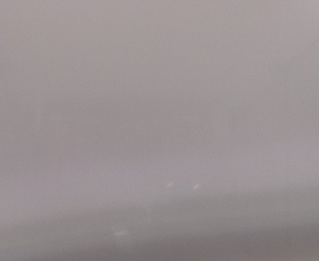
#> input picture Images/1.jpg, 319 x 261 px, shrunk from 435 x 356 before the run, given in place of 5.jpg, which was not available
$ jupyter execute --allow-errors FinalCode.ipynb
#> lines starting #> are read from the running program, lines starting #| are printed output that depends on the picture; after the words box and inside, x2 and y2 are one past the last pixel; in counts of white or black regions, pixels touching at a corner belong together; long printed decimals are rounded; pictures that were not available may be replaced by others from this repository, and a replacement may not be noted
[cell 1]
import matplotlib.pylab as plt # I use version 3.1.2
import numpy as np # I use version 1.18.1
import cv2
import math

def fixColor(image):
    return(cv2.cvtColor(image, cv2.COLOR_BGR2RGB))

[cell 2]
# import math
def calculateDistance(x1,y1,x2,y2):
    dist = math.sqrt((x2 - x1)**2 + (y2 - y1)**2)
    return dist

count = 5
turn = 0

while (True):

    img_name = str(count) + '.jpg'
    count = count - 1

    img = cv2.imread('C:\\Users\\mkb21174\\Desktop\\Msc-Project\\Images\\' + img_name)
#> img is the input picture: shape (261, 319, 3); mean B, G, R 146.1, 145, 153.5
    img = cv2.rotate(img, cv2.ROTATE_180)
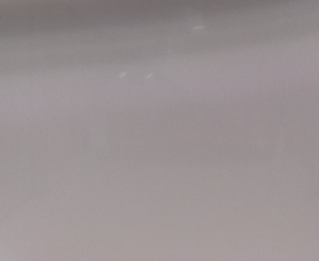
#> img: shape (261, 319, 3); mean B, G, R 146.1, 145, 153.5
    gray = cv2.cvtColor(img, cv2.COLOR_BGR2GRAY)
    blurred = cv2.GaussianBlur(gray, (5, 5), 0)


    canny = cv2.Canny(blurred, 40, 140) #this is an OpenCV function that helps in detection of edges, the 1st argument is the
#> canny: shape (261, 319); every value is 0
    y_axis, x_axis = np.where(canny == 255)
#> y_axis = empty array; x_axis = empty array


    if y_axis.size == 0:
        print('Moving forward for 5 secs then making', turn, 'turn')
        break;
    elif len(x_axis[np.where(y_axis == math.ceil(np.max(y_axis)/2))]) > 3: #forward movement logic starts here
        print('Moving forward for 10 secs because wall is too far in image: ', img_name)
    else:
        min = np.min(y_axis) #taking out the min value of y axis
        max = np.max(y_axis) #taking out the max value of y axis
        print('Now performing wall detection on image ', img_name, 'because wall is near now and moving forward for 5 secs')
        plt.imshow(fixColor(canny))  #forward movement logic ends here

        if turn == 0:
            uy_axis = y_axis[0];
            upperx_axis = x_axis[0];
            final_x = 0

            for i in range(max, min, -10):
                #print(i)
                print('Looking for turn....')
                arr_size = len(x_axis[np.where(y_axis == i)])
                lowx_axis = x_axis[np.where(y_axis == i)]
                midx_value = x_axis[np.where(y_axis == math.ceil(max/2))]
                arr_size_mid = len(x_axis[np.where(y_axis == math.ceil(max/2))])

                if final_x > 0:
                    break;
                for k in range(0 , arr_size_mid):
                    if midx_value[k] > upperx_axis - 100 and midx_value[k] <= upperx_axis + 100:
                        for k in range(0 , arr_size):
                            if lowx_axis[k] > upperx_axis - 100 and lowx_axis[k] <= upperx_axis + 100:
                                final_x = lowx_axis[k]
                                final_y = i
                                print(lowx_axis[k], 'This is the value')
                                break;
                    else:
                        print('We have found a break in a line or this is not the line you are looking for searching again...')


                if final_x > 0:

                    break;
            if final_x > np.max(x_axis)/2:
                turn = 'Right'
                print('Your Turning is on the right since the lenght of edge on right side is: ', calculateDistance(final_x,final_y, upperx_axis, uy_axis))
            else:
                turn = 'Left'
                print('your turning is on the left since the lenght of edge on left side is: ', calculateDistance(final_x,final_y, upperx_axis, uy_axis))


        if len(x_axis[np.where(y_axis == math.ceil(max/2))]) == 3: #math.ceil function round up the number make it whole value since there are not decimal numbers in y_axis or x_axis
    #once we round it up we need to find the coordinate where the middle value of y_axis lie in y-axis variable this is done using np.where
    #once we have the coordinates of where middle value lie we use these coordinate to fetch data from x axis variable and we check the lenght of x axis data we have retrived
    #this is done so that we can figure out our problem of detecting wall according to what a robot can see from it is standing
            num_edge = 3
        else:
            num_edge = 2

        for i in range(min, max, 10): # run the loop from lowest to height value in y_axis variable with step size 10
            if len(x_axis[np.where(y_axis == i)]) == num_edge: #in the loop check the number of values received againts each y-axis value, if value is equal to either value set in num_edges then fetch out the coordinates

                y = i #fetch out y coordinate of the the required edge
                x = np.sort(x_axis[np.where(y_axis == i)]) #fetch out x coordinate of the the required edge
                break;   #if edge requirment is satisfied then break the loop so that we do not overwrite y and x variable
#print(x, y)
        canny= canny[y-20:1000, x[0]-10:x[1]+10] #crop the image by defining the part we need to show we have subtracted 20 in y coordinate so that we can have correct visual of the edge and similarly subtracted from lower value in x coordinate and added in heigher value of x coordinate
        plt.imshow(fixColor(canny))


$ run again, on Images/5.jpg
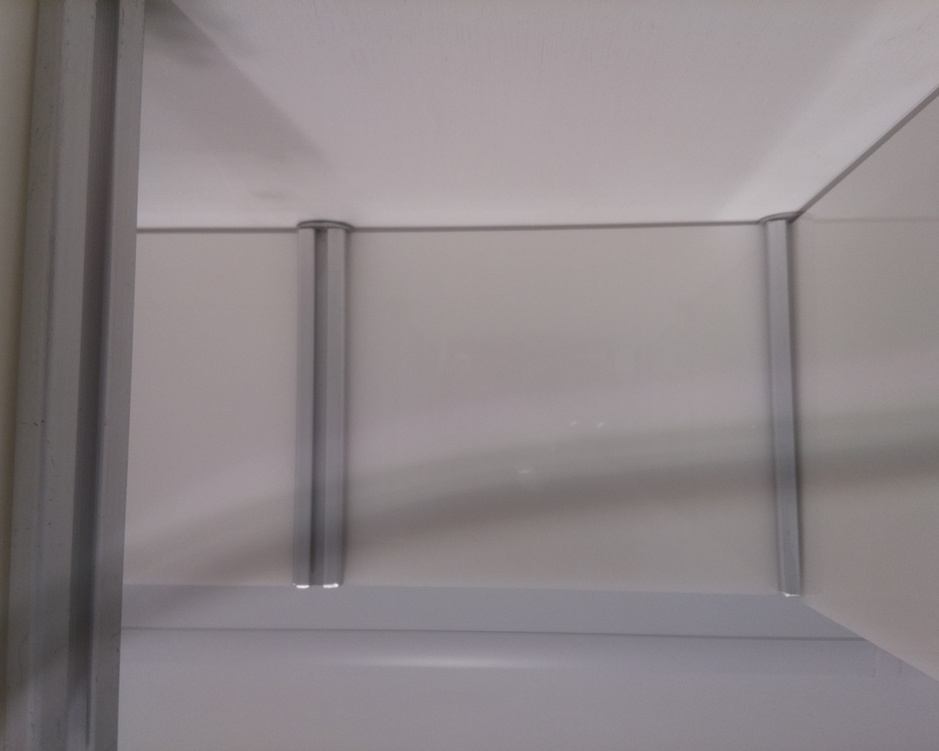
#> input picture Images/5.jpg, 939 x 751 px, shrunk from 1280 x 1024 before the run, found by its file name
#> img is the input picture: shape (751, 939, 3); mean B, G, R 136, 133.5, 140.9
#> `canny = cv2.Canny(blurred, 40, 140)`:
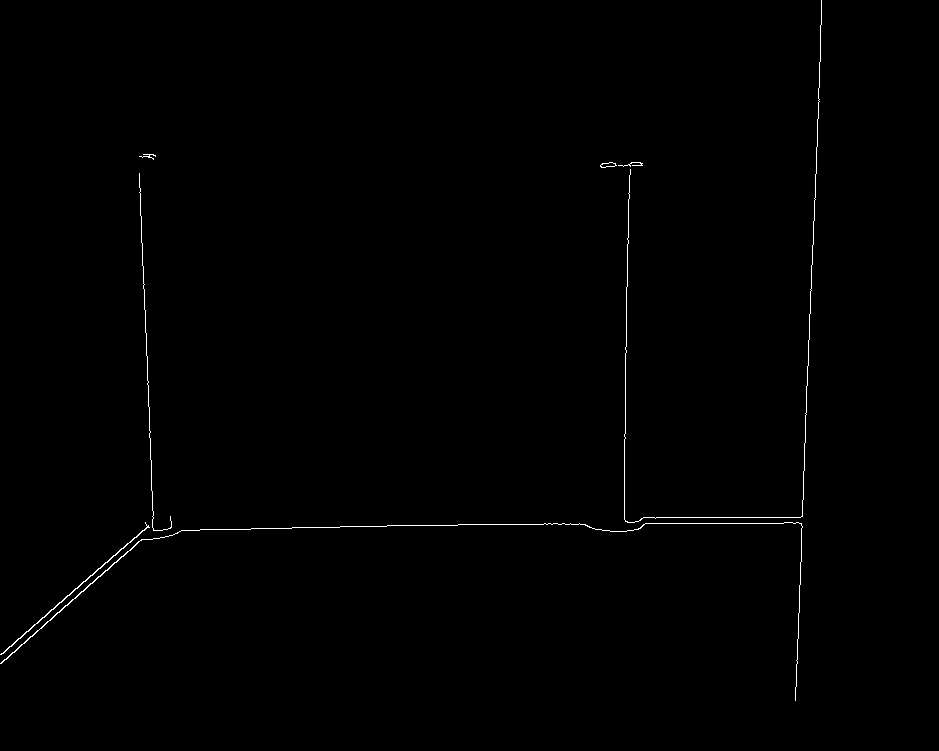
#> canny: shape (751, 939); 0.42% white in thin lines or dots, all inside (x1, y1, x2, y2) = (0, 0, 822, 701)
#> y_axis = 2936 values from 0 to 700; x_axis = 2936 values, max 821 at index 0, min 0 at index 2866, mean 468.7
#> min = 0
#> max = 700
#> uy_axis = 0
#> upperx_axis = 821
#> the loop `for i in range(max, min, -10):` made 1 pass
#> (arr_size, lowx_axis, midx_value, arr_size_mid) on pass 1: (1, [795], [146, 626, 808], 3)
#> (printed output is left out)
#> dist = 700.5
#| Your Turning is on the right since the lenght of edge on right side is:  700.483
#> the loop `for i in range(min, max, 10):` made 19 passes
#> x on pass 19: [139, 629, 815]
#> `[cell 2] # import math def calculateDistance(x1,y1,x2,y2): dist = math..`:
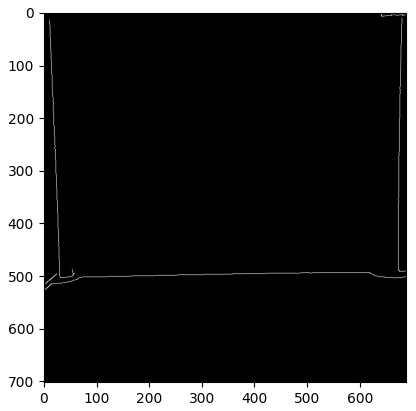
#> figure drawn by matplotlib, 1 panel
